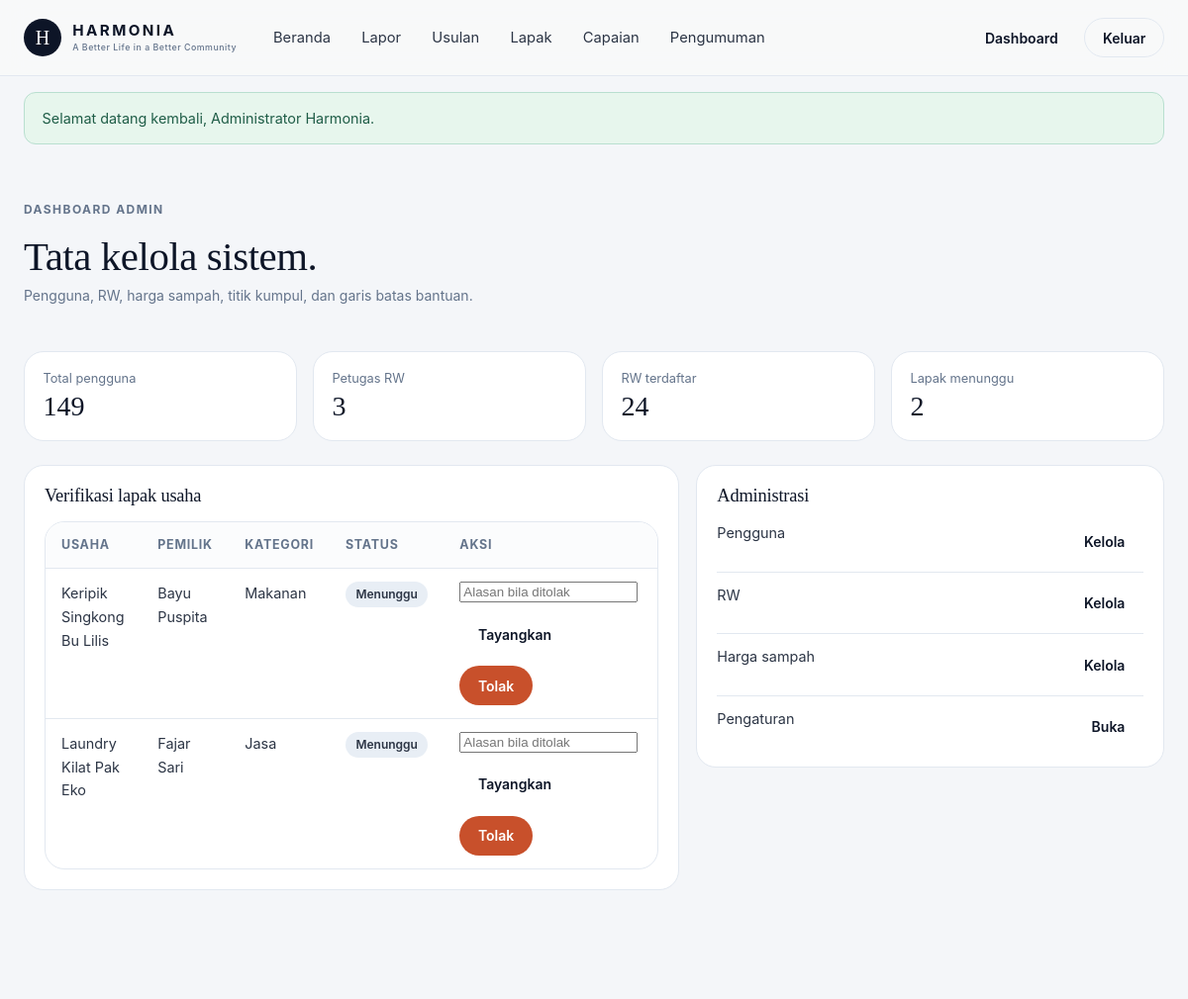
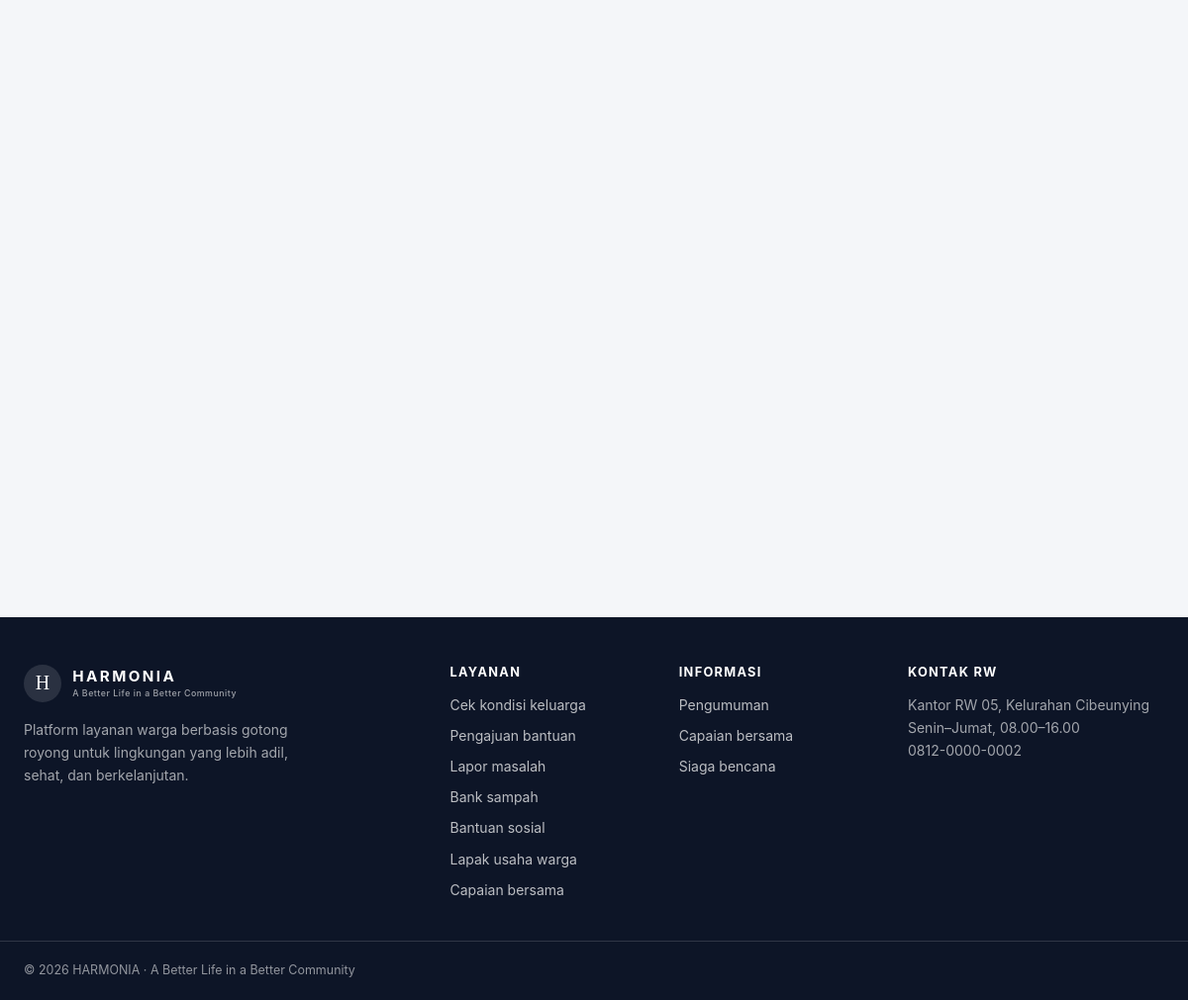
The page /dashboard/admin.php (signed in) on the database its author committed (2 pictures, top to bottom).
### tables this page shows
CREATE TABLE businesses (
  id INT AUTO_INCREMENT PRIMARY KEY,
  user_id INT NOT NULL,
  nama_usaha VARCHAR(80) NOT NULL,
  kategori ENUM('makanan','jasa','kerajinan','pertanian') NOT NULL,
  deskripsi TEXT NOT NULL,
  foto VARCHAR(120) NOT NULL,
  kontak VARCHAR(20) NOT NULL,
  status ENUM('menunggu','tayang','ditolak') NOT NULL DEFAULT 'menunggu',
  alasan_tolak VARCHAR(200) NULL,
  tampil TINYINT(1) NOT NULL DEFAULT 1,
  created_at DATETIME DEFAULT CURRENT_TIMESTAMP,
  FOREIGN KEY (user_id) REFERENCES users(id) ON DELETE CASCADE
);

CREATE TABLE users (
  id INT AUTO_INCREMENT PRIMARY KEY,
  nama VARCHAR(80) NOT NULL,
  email VARCHAR(100) NOT NULL UNIQUE,
  password_hash VARCHAR(255) NOT NULL,
  role ENUM('warga','petugas','admin') NOT NULL DEFAULT 'warga',
  rw_id INT NULL,
  no_hp VARCHAR(20) NULL,
  foto VARCHAR(120) NULL,
  created_at DATETIME DEFAULT CURRENT_TIMESTAMP,
  FOREIGN KEY (rw_id) REFERENCES rw(id) ON DELETE SET NULL
);

### dashboard/admin.php (the view, shortened to what this page needs)
<?php
require_once __DIR__ . '/../config/auth.php';
$count = fn(string $sql, array $p = []) => (int)(function () use ($pdo, $sql, $p) {
    $st = $pdo->prepare($sql);
    $st->execute($p);
    return $st->fetchColumn();
})();
$totalUser = $count('SELECT COUNT(*) FROM users');
$totalPetugas = $count("SELECT COUNT(*) FROM users WHERE role = 'petugas'");
$totalRw = $count('SELECT COUNT(*) FROM rw');
$menunggu = $count("SELECT COUNT(*) FROM businesses WHERE status = 'menunggu'");
$lapak = $pdo->query("SELECT b.*, us.nama AS pemilik FROM businesses b JOIN users us ON us.id = b.user_id
    WHERE b.status = 'menunggu' ORDER BY b.created_at ASC LIMIT 10")->fetchAll();
?>
<?php include ROOT_DIR . '/includes/header.php'; ?>
<section class="dash">
    <div class="container">
        <div class="dash__head">
            <div>
                <p class="eyebrow">Dashboard admin</p>
                <h1>Tata kelola sistem.</h1>
                <p class="small">Pengguna, RW, harga sampah, titik kumpul, dan garis batas bantuan.</p>
            </div>
        </div>
        <div class="stat-grid">
            <div class="stat"><span>Total pengguna</span><b><?= $totalUser ?></b></div>
            <div class="stat"><span>Petugas RW</span><b><?= $totalPetugas ?></b></div>
            <div class="stat"><span>RW terdaftar</span><b><?= $totalRw ?></b></div>
            <div class="stat"><span>Lapak menunggu</span><b><?= $menunggu ?></b></div>
        </div>
        <div class="dash-grid">
            <div class="panel">
                <h3>Verifikasi lapak usaha</h3>
                <?php if ($lapak) : ?>
                    <div class="table-wrap">
                        <table class="data">
                            <thead><tr><th>Usaha</th><th>Pemilik</th><th>Kategori</th><th>Status</th><th>Aksi</th></tr></thead>
                            <tbody>
                            <?php foreach ($lapak as $l) : ?>
                                <tr>
                                    <td><?= e($l['nama_usaha']) ?></td>
                                    <td><?= e($l['pemilik']) ?></td>
                                    <td><?= ucfirst(e($l['kategori'])) ?></td>
                                    <td><?= status_chip($l['status']) ?></td>
                                    <td>
                                        <form method="post" action="<?= BASE ?>/lapak/verifikasi.php" class="form-actions" style="margin:0;flex-wrap:wrap">
                                            <input name="alasan_tolak" placeholder="Alasan bila ditolak" maxlength="200" aria-label="Alasan penolakan" style="max-width:180px">
                                            <button class="btn btn--ghost btn--sm" type="submit" name="status" value="tayang">Tayangkan</button>
                                            <button class="btn btn--danger btn--sm" type="submit" name="status" value="ditolak">Tolak</button>
                                        </form>
                                    </td>
                                </tr>
                            <?php endforeach; ?>
                            </tbody>
                        </table>
                    </div>
                <?php else : ?>
                    <div class="empty"><b>Tidak ada lapak menunggu.</b>Semua pendaftaran sudah diproses.</div>
                <?php endif; ?>
            </div>
            <div>
                <div class="panel">
                    <h3>Administrasi</h3>
                    <ul class="list-plain">
                        <li><span>Pengguna</span><a class="btn btn--ghost btn--sm" href="<?= BASE ?>/admin/pengguna.php">Kelola</a></li>
                        <li><span>RW</span><a class="btn btn--ghost btn--sm" href="<?= BASE ?>/admin/rw.php">Kelola</a></li>
                        <li><span>Harga sampah</span><a class="btn btn--ghost btn--sm" href="<?= BASE ?>/admin/harga-sampah.php">Kelola</a></li>
                        <li><span>Pengaturan</span><a class="btn btn--ghost btn--sm" href="<?= BASE ?>/admin/pengaturan.php">Buka</a></li>
                    </ul>
                </div>
            </div>
        </div>
    </div>
</section>
<?php include ROOT_DIR . '/includes/footer.php'; ?>

### includes/helpers.php (shortened to what this page needs)
<?php
function e($v): string
{
    return htmlspecialchars((string)$v, ENT_QUOTES, 'UTF-8');
}
function status_chip(string $status): string
{
    $nada = match ($status) {
        'selesai', 'disetujui', 'tayang', 'tercapai', 'diteruskan', 'aman', 'dicairkan' => 'ok',
        'ditolak', 'butuh_bantuan', 'rentan' => 'warn',
        'diproses', 'diverifikasi', 'dipantau' => 'info',
        default => 'netral',
    };
    return '<span class="chip chip--' . $nada . '">' . e(STATUS_LABEL[$status] ?? $status) . '</span>';
}

### assets/css/style.css (style rules this page uses)
:root { --lime: #B8F53B; --lime-dark: #84cc16; --navy: #0D1527; --navy-hover: #16223D; --slate: #2C3545; --muted: #64748B; --bg: #F4F6F9; --hero: #E8EEF5; --border: #E2E8F0; --white: #fff; --sage: #E7F6ED; --sage-ink: #1B7A53; --sky: #E4F1FD; --sky-ink: #1D68BD; --peach: #FDEEE9; --peach-ink: #C8502B; --lavender: #EFEBF9; --lavender-ink: #6D32D8; --radius: 20px; --radius-sm: 12px; --shadow-soft: 0 16px 36px rgba(13, 21, 39, .06), 0 2px 6px rgba(13, 21, 39, .03); --shadow-lift: 0 24px 48px rgba(13, 21, 39, .12), 0 6px 14px rgba(13, 21, 39, .05); --serif: Georgia, "Times New Roman", Times, serif; --sans: -apple-system, BlinkMacSystemFont, "Segoe UI", Roboto, Helvetica, Arial, sans-serif; }
* { box-sizing: border-box; }
html { scroll-behavior: smooth; }
body { margin: 0; background: var(--bg); color: var(--slate); font: 400 1rem/1.65 var(--sans); -webkit-font-smoothing: antialiased; }
a { color: var(--navy); text-decoration: none; }
h1, h2, h3 { font-family: var(--serif); font-weight: 400; color: var(--navy); line-height: 1.18; margin: 0 0 .6rem; letter-spacing: -.01em; }
h1 { font-size: clamp(2.4rem, 5vw, 4rem); }
h3 { font-size: 1.25rem; }
p { margin: 0 0 1rem; color: var(--muted); }
ul { margin: 0; padding: 0; }
.container { width: 100%; max-width: 1240px; margin: 0 auto; padding: 0 1.5rem; }
.eyebrow { font-size: .75rem; font-weight: 700; letter-spacing: .12em; text-transform: uppercase; color: var(--muted); margin: 0 0 .9rem; }
.small { font-size: .875rem; }
.btn { display: inline-flex; align-items: center; justify-content: center; gap: .5rem; min-height: 44px; padding: .75rem 1.5rem; border-radius: 9999px; border: 1px solid transparent; font: 600 .95rem var(--sans); cursor: pointer; transition: transform .18s ease, box-shadow .18s ease, background .18s ease, color .18s ease; }
.btn--ghost { background: transparent; color: var(--navy); }
.btn--danger { background: var(--peach-ink); color: #fff; }
.btn--sm { min-height: 40px; padding: .5rem 1.1rem; font-size: .875rem; }
.chip { display: inline-flex; align-items: center; gap: .35rem; padding: .2rem .65rem; border-radius: 9999px; font-size: .75rem; font-weight: 600; white-space: nowrap; }
.chip--netral { background: var(--hero); color: var(--slate); }
.form-actions { display: flex; align-items: center; gap: .75rem; margin-top: .5rem; }
.table-wrap { overflow-x: auto; border: 1px solid var(--border); border-radius: var(--radius); background: #fff; }
table.data { width: 100%; border-collapse: collapse; font-size: .9rem; }
table.data th, table.data td { padding: .8rem 1rem; text-align: left; border-top: 1px solid var(--border); vertical-align: top; }
table.data th { background: #fbfcfd; font-size: .78rem; text-transform: uppercase; letter-spacing: .06em; color: var(--muted); border-top: 0; }
.dash { padding: 2.5rem 0 4rem; }
.dash__head { display: flex; align-items: flex-end; justify-content: space-between; gap: 1.5rem; flex-wrap: wrap; margin-bottom: 1.75rem; }
.dash__head h1 { font-size: clamp(2rem, 3.4vw, 2.75rem); margin-bottom: .2rem; }
.stat-grid { display: grid; grid-template-columns: repeat(4, 1fr); gap: 1rem; margin-bottom: 1.5rem; }
.stat { background: #fff; border: 1px solid var(--border); border-radius: var(--radius); padding: 1rem 1.15rem; }
.stat span { font-size: .8rem; color: var(--muted); display: block; }
.stat b { font: 500 1.75rem/1.3 var(--serif); color: var(--navy); }
.dash-grid { display: grid; grid-template-columns: 1.4fr 1fr; gap: 1.1rem; align-items: start; }
.panel { background: #fff; border: 1px solid var(--border); border-radius: var(--radius); padding: 1.25rem; }
.panel h3 { font-size: 1.15rem; margin-bottom: .9rem; }
.list-plain { list-style: none; display: grid; gap: .7rem; }
.list-plain li { display: flex; justify-content: space-between; gap: 1rem; font-size: .9rem; border-bottom: 1px solid var(--border); padding-bottom: .65rem; }
.list-plain li:last-child { border-bottom: 0; padding-bottom: 0; }
.js .reveal { opacity: 0; transform: translateY(24px); transition: opacity .6s ease, transform .6s ease; }
.js .reveal.is-visible { opacity: 1; transform: none; }

### rows shown on the page
businesses: nama_usaha "Keripik Singkong Bu Lilis", user.nama "Bayu Puspita", kategori "Makanan", status "Menunggu"
businesses: nama_usaha "Laundry Kilat Pak Eko", user.nama "Fajar Sari", kategori "Jasa", status "Menunggu"

### other values the page prints
$label "Beranda"
$label "Lapor"
$label "Usulan"
$label "Lapak"
$label "Capaian"
$label "Pengumuman"
$f['pesan'] "Selamat datang kembali, Administrator Harmonia."
$totalUser "149"
$totalPetugas "3"
$totalRw "24"
$menunggu "2"
$label "Cek kondisi keluarga"
$label "Pengajuan bantuan"
$label "Lapor masalah"
$label "Bank sampah"
